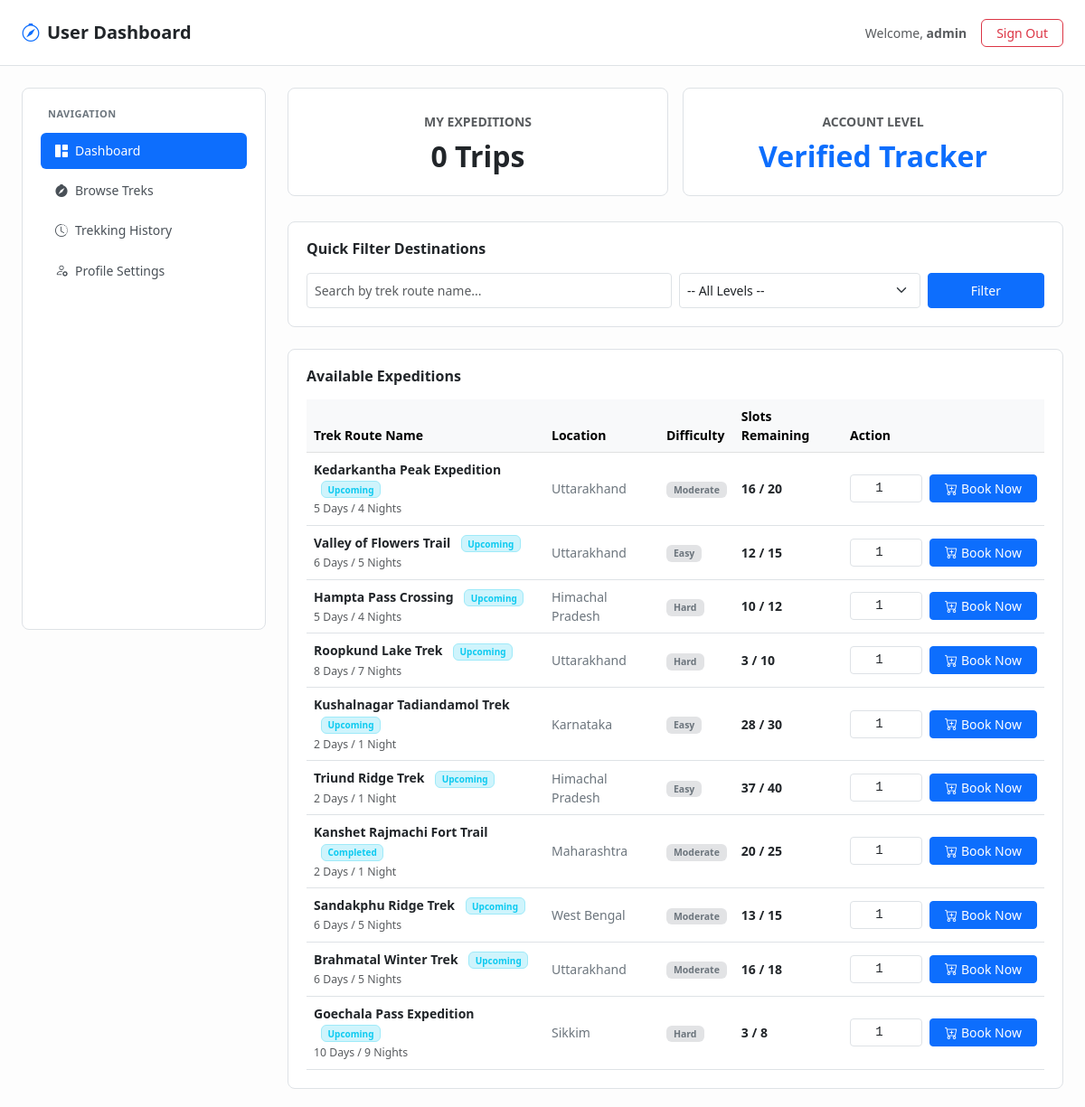
The app's page /user/dashboard (signed in) with its own data.
### models.py (models this page shows)
class User(db.Model, UserMixin):
    __tablename__ = 'users'
    id = db.Column(db.Integer, primary_key=True)
    username = db.Column(db.String(50), unique=True, nullable=False)
    email = db.Column(db.String(100), unique=True, nullable=False)
    password = db.Column(db.String(100), nullable=False)
    full_name = db.Column(db.String(100), nullable=False)
    phone = db.Column(db.String(15), nullable=False)
    role = db.Column(db.String(20), nullable=False, default='trekker')
    status = db.Column(db.String(20), nullable=False, default='active')
    is_approved = db.Column(db.Boolean, default=False)
    bookings = db.relationship('Booking', backref='trekker', lazy=True)
    assigned_treks = db.relationship('Trek', backref='staff', lazy=True)

class Trek(db.Model):
    __tablename__ = 'treks'
    id = db.Column(db.Integer, primary_key=True)
    name = db.Column(db.String(50), nullable=False)
    location = db.Column(db.String(150), nullable=False)
    difficulty = db.Column(db.String(20), nullable=False)
    duration = db.Column(db.String(50), nullable=False)
    total_slots = db.Column(db.Integer, nullable=False)
    available_slots = db.Column(db.Integer, nullable=False)
    assigned_staff_id = db.Column(db.Integer, db.ForeignKey('users.id'), nullable=True)
    start_date = db.Column(db.Date, nullable=False)
    end_date = db.Column(db.Date, nullable=False)
    description = db.Column(db.Text, nullable=False)
    price = db.Column(db.Float, nullable=False)
    status = db.Column(db.String(20), nullable=False, default='Upcoming')
    bookings = db.relationship('Booking', backref='trek', lazy=True)

### app.py (the view)
@app.route('/user/dashboard', methods=['GET'])
@login_required
def user_dashboard():
    return user_dashboard_handler()

### app.py (called while the page is built)
@login_manager.user_loader
def load_user(user_id):
    return User.query.get(int(user_id))

### routes/user.py (called while the page is built)
def user_dashboard_handler():
    search = request.args.get('search', '').strip()
    difficulty = request.args.get('difficulty', '').strip()
    query = Trek.query
    if search:
        query = query.filter(Trek.name.contains(search))
    if difficulty:
        query = query.filter(Trek.difficulty == difficulty)
    return render_template(
        'user_dashboard.html',
        treks=query.all(),
        bookings=Booking.query.filter_by(user_id=current_user.id).all()
    )

### templates/user_dashboard.html (shortened to what this page needs)
<!DOCTYPE html>
<html lang="en">
<head>
    <link href="https://cdn.jsdelivr.net/npm/bootstrap@5.3.0/dist/css/bootstrap.min.css" rel="stylesheet">
    <link href="https://cdn.jsdelivr.net/npm/bootstrap-icons@1.10.5/font/bootstrap-icons.css" rel="stylesheet">
</head>
<body>
    <nav class="navbar navbar-light bg-white border-bottom py-3 mb-4">
        <div class="container-fluid px-4">
            <span class="navbar-brand fw-bold text-dark fs-5">
                <i class="bi bi-compass me-2 text-primary"></i>User Dashboard
            </span>
            <div class="d-flex align-items-center gap-3">
                <span class="text-muted small">Welcome, <strong>{{ current_user.email.split('@')[0] }}</strong></span>
                <a href="/logout" class="btn btn-outline-danger btn-sm px-3" style="border-radius: 6px;">Sign Out</a>
            </div>
        </div>
    </nav>
    <div class="container-fluid px-4">
        <div class="row g-4">
            <div class="col-md-3">
                <div class="sidebar-container">
                    <div class="sidebar-title">Navigation</div>
                    <div class="nav nav-pills flex-column" id="userTab" role="tablist">
                        <button class="nav-link active" id="dashboard-tab" data-bs-toggle="tab"
                            data-bs-target="#dashboard-pane" type="button" role="tab">
                            <i class="bi bi-grid-1x2-fill me-2"></i>Dashboard
                        </button>
                        <button class="nav-link" id="browse-tab" data-bs-toggle="tab" data-bs-target="#browse-pane"
                            type="button" role="tab">
                            <i class="bi bi-compass-fill me-2"></i>Browse Treks
                        </button>
                        <button class="nav-link" id="history-tab" data-bs-toggle="tab" data-bs-target="#history-pane"
                            type="button" role="tab">
                            <i class="bi bi-clock-history me-2"></i>Trekking History
                        </button>
                        <button class="nav-link" id="profile-tab" data-bs-toggle="tab" data-bs-target="#profile-pane"
                            type="button" role="tab">
                            <i class="bi bi-person-gear me-2"></i>Profile Settings
                        </button>
                    </div>
                </div>
            </div>
            <div class="col-md-9">
                <div class="tab-content" id="userTabContent">
                    <div class="tab-pane fade show active" id="dashboard-pane" role="tabpanel">
                        <div class="row g-3 mb-2">
                            <div class="col-md-6">
                                <div class="bento-card text-center py-4">
                                    <span class="text-uppercase text-muted small fw-bold tracking-wide">My
                                        Expeditions</span>
                                    <h2 class="fw-bold mt-2 mb-0 text-dark">{{ bookings|length }} Trips</h2>
                                </div>
                            </div>
                            <div class="col-md-6">
                                <div class="bento-card text-center py-4">
                                    <span class="text-uppercase text-muted small fw-bold tracking-wide">Account
                                        Level</span>
                                    <h2 class="fw-bold mt-2 mb-0 text-primary">Verified Tracker</h2>
                                </div>
                            </div>
                        </div>
                        <div class="bento-card mb-4">
                            <h6 class="fw-bold text-dark mb-3">Quick Filter Destinations</h6>
                            <form method="GET" action="/user/dashboard" class="row g-2">
                                <div class="col-md-6">
                                    <input type="text" name="search" class="form-control form-control-sm py-2"
                                        placeholder="Search by trek route name..."
                                        value="{{ request.args.get('search', '') }}">
                                </div>
                                <div class="col-md-4">
                                    <select name="difficulty" class="form-select form-select-sm py-2">
                                        <option value="">-- All Levels --</option>
                                    </select>
                                </div>
                                <div class="col-md-2">
                                    <button type="submit" class="btn btn-primary btn-sm w-100 py-2">Filter</button>
                                </div>
                            </form>
                        </div>
                        <div class="bento-card">
                            <h6 class="fw-bold text-dark mb-3">Available Expeditions</h6>
                            <div class="table-responsive">
                                <table class="table table-hover align-middle mb-0" style="font-size: 14px;">
                                    <thead class="table-light text-muted">
                                        <tr>
                                            <th>Trek Route Name</th>
                                            <th>Location</th>
                                            <th>Difficulty</th>
                                            <th>Slots Remaining</th>
                                            <th>Action</th>
                                        </tr>
                                    </thead>
                                    <tbody>
                                        {% for trek in treks %}
                                        <tr>
                                            <td>
                                                <span class="fw-bold text-dark">{{ trek.name }}</span>
                                                <span
                                                    class="badge bg-info-subtle text-info border border-info-subtle ms-2"
                                                    style="font-size: 10px;">
                                                    {{ trek.status if trek.status else 'Upcoming' }}
                                                </span><br>
                                                <small class="text-muted">{{ trek.duration if trek.duration else 'N/A'
                                                    }}</small>
                                            </td>
                                            <td class="text-secondary">{{ trek.location }}</td>
                                            <td><span class="badge bg-secondary-subtle text-secondary px-2 py-1">{{
                                                    trek.difficulty }}</span></td>
                                            <td class="fw-semibold text-dark">{{ trek.available_slots }} / {{
                                                trek.total_slots }}</td>
                                            <td>
                                                {% if trek.available_slots > 0 %}
                                                <form action="/trek/book/{{ trek.id }}" method="POST"
                                                    class="d-flex align-items-center gap-2 m-0">
                                                    <div style="width: 80px;">
                                                        <input type="number" name="slots_requested"
                                                            class="form-control form-control-sm text-center font-monospace"
                                                            value="1" min="1" max="{{ trek.available_slots }}" required>
                                                    </div>
                                                    <button type="submit"
                                                        class="btn btn-primary btn-sm px-3 text-nowrap">
                                                        <i class="bi bi-cart-plus me-1"></i>Book Now
                                                    </button>
                                                </form>
                                                {% else %}
                                                <span class="badge bg-danger-subtle text-danger px-2 py-1">Sold
                                                    Out</span>
                                                {% endif %}
                                            </td>
                                        </tr>
                                        {% else %}
                                        <tr>
                                            <td colspan="5" class="text-center text-muted py-4">
                                                <i class="bi bi-exclamation-circle me-1"></i> No matching treks found.
                                            </td>
                                        </tr>
                                        {% endfor %}
                                    </tbody>
                                </table>
                            </div>
                        </div>
                    </div>
                </div>
            </div>
        </div>
    </div>
</body>
</html>

### templates/user_dashboard.html (style rules this page uses)
body { background-color: #fdfdfd; font-family: system-ui, -apple-system, sans-serif; }
.bento-card { background: #ffffff; border: 1px solid #dee2e6; border-radius: 8px; padding: 1.25rem; margin-bottom: 1.25rem; }
.sidebar-container { background: #ffffff; border: 1px solid #dee2e6; border-radius: 8px; padding: 1.25rem; min-height: 75vh; }
.sidebar-title { font-size: 11px; text-transform: uppercase; letter-spacing: 0.5px; color: #6c757d; font-weight: 700; padding-left: 0.5rem; margin-bottom: 0.75rem; }
.nav-pills .nav-link { color: #495057; border-radius: 6px; margin-bottom: 4px; text-align: left; width: 100%; background: none; border: none; padding: 0.6rem 1rem; font-size: 14px; display: flex; align-items: center; transition: background-color 0.15s ease; }
.nav-pills .nav-link.active { background-color: #0d6efd !important; color: #ffffff !important; }

### records on screen
User: email "admin"
Trek: name "Kedarkantha Peak Expedition", status "Upcoming", duration "5 Days / 4 Nights", location "Uttarakhand", difficulty "Moderate", available_slots "16", total_slots "20"
Trek: name "Valley of Flowers Trail", status "Upcoming", duration "6 Days / 5 Nights", location "Uttarakhand", difficulty "Easy", available_slots "12", total_slots "15"
Trek: name "Hampta Pass Crossing", status "Upcoming", duration "5 Days / 4 Nights", location "Himachal Pradesh", difficulty "Hard", available_slots "10", total_slots "12"
Trek: name "Roopkund Lake Trek", status "Upcoming", duration "8 Days / 7 Nights", location "Uttarakhand", difficulty "Hard", available_slots "3", total_slots "10"
Trek: name "Kushalnagar Tadiandamol Trek", status "Upcoming", duration "2 Days / 1 Night", location "Karnataka", difficulty "Easy", available_slots "28", total_slots "30"
Trek: name "Triund Ridge Trek", status "Upcoming", duration "2 Days / 1 Night", location "Himachal Pradesh", difficulty "Easy", available_slots "37", total_slots "40"
Trek: name "Kanshet Rajmachi Fort Trail", status "Completed", duration "2 Days / 1 Night", location "Maharashtra", difficulty "Moderate", available_slots "20", total_slots "25"
Trek: name "Sandakphu Ridge Trek", status "Upcoming", duration "6 Days / 5 Nights", location "West Bengal", difficulty "Moderate", available_slots "13", total_slots "15"
Trek: name "Brahmatal Winter Trek", status "Upcoming", duration "6 Days / 5 Nights", location "Uttarakhand", difficulty "Moderate", available_slots "16", total_slots "18"
Trek: name "Goechala Pass Expedition", status "Upcoming", duration "10 Days / 9 Nights", location "Sikkim", difficulty "Hard", available_slots "3", total_slots "8"

### other values on screen
{{ bookings|length }} "0"
